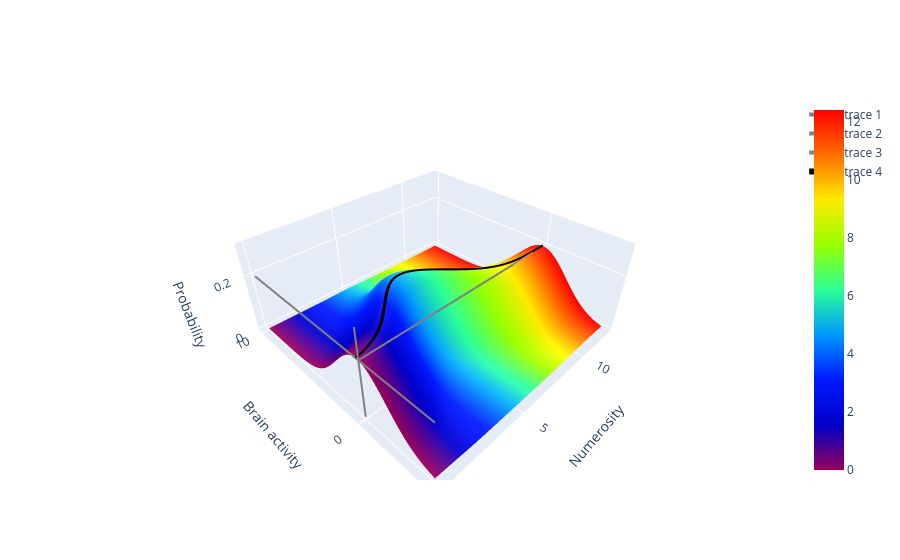

Write notebook code for a chart like this one.
### Code cell
import plotly.graph_objects as go
import plotly.express as px

fig = go.Figure(data=[go.Surface(z=Z.T, y=Y,x=X,surfacecolor = X, colorscale=px.colors.sequential.Rainbow)] )#coloraxis

fig.update_layout(
        scene = {
            "xaxis": {"nticks": 5, "title": "Numerosity"}, # , "backgroundcolor": 'rgba(0,0,0,0)',"showgrid": False
            "yaxis": {"nticks": 2, "title": "Brain activity"},
            "zaxis": {"nticks": 2, "title": "Probability",},
            'camera_eye': {"x": -1, "y": -1, "z": 1},
            "aspectratio": {"x": 1, "y": 1, "z": 0.4}
        }
)
#fig.add_hline(y=0, z=0)
width_line = 4
# z - axis
fig.add_scatter3d(x=np.array([X.min(),X.min()]), y = np.array([0,0]), z = np.array([0,0.3]), mode='lines', line=dict(color='grey', width=width_line)) #,width=2 
# x - axis
fig.add_scatter3d(x=np.array([X.min(),X.max()]), y = np.array([0,0]), z = np.array([Z.max() ,Z.max() ]), mode='lines', line=dict(color='grey', width=width_line)) #,width=2 
# y - axis
fig.add_scatter3d(x=np.array([X.min(),X.min()]), y = np.array([Y.min(),Y.max()]), z = np.array([Z.max() ,Z.max() ]), mode='lines', line=dict(color='grey', width=width_line)) #,width=2 
# curve
fig.add_scatter3d(x=x, y = nPRF_func, z = np.full((len(x),), Z.max()+0.001), mode='lines', line=dict(color='black', width=width_line + 2)) #,width=2 

#fig.update_traces(opacity=0.9, selector=dict(type='surface'))
fig.show()

### Figure 1 — Plotly figure (JSON) as saved in the notebook; plotly's stock layout.template omitted (floating-point values rounded to 4 significant figures; data arrays with more than 128 entries replaced by an {"elided": "..."} marker saying what was removed)
{"data": [{"colorscale": [[0, "rgb(150,0,90)"], [0.125, "rgb(0,0,200)"], [0.25, "rgb(0,25,255)"], [0.375, "rgb(0,152,255)"], [0.5, "rgb(44,255,150)"], [0.625, "rgb(151,255,0)"], [0.75, "rgb(255,234,0)"], [0.875, "rgb(255,111,0)"], [1, "rgb(255,0,0)"]], "surfacecolor": {"elided": "150x125 float values"}, "type": "surface", "x": {"elided": "150x125 float values"}, "y": {"elided": "150x125 float values"}, "z": {"elided": "150x125 float values"}}, {"line": {"color": "grey", "width": 4}, "mode": "lines", "type": "scatter3d", "x": [0, 0], "y": [0, 0], "z": [0, 0.3]}, {"line": {"color": "grey", "width": 4}, "mode": "lines", "type": "scatter3d", "x": [0, 12.4], "y": [0, 0], "z": [0.1995, 0.1995]}, {"line": {"color": "grey", "width": 4}, "mode": "lines", "type": "scatter3d", "x": [0, 0], "y": [-5, 9.9], "z": [0.1995, 0.1995]}, {"line": {"color": "black", "width": 6}, "mode": "lines", "type": "scatter3d", "x": [0, 0.1, 0.2, 0.3, 0.4, 0.5, 0.6, 0.7, 0.8, 0.9, 1, 1.1, 1.2, 1.3, 1.4, 1.5, 1.6, 1.7, 1.8, 1.9, 2, 2.1, 2.2, 2.3, 2.4, 2.5, 2.6, 2.7, 2.8, 2.9, 3, 3.1, 3.2, 3.3, 3.4, 3.5, 3.6, 3.7, 3.8, 3.9, 4, 4.1, 4.2, 4.3, 4.4, 4.5, 4.6, 4.7, 4.8, 4.9, 5, 5.1, 5.2, 5.3, 5.4, 5.5, 5.6, 5.7, 5.8, 5.9, 6, 6.1, 6.2, 6.3, 6.4, 6.5, 6.6, 6.7, 6.8, 6.9, 7, 7.1, 7.2, 7.3, 7.4, 7.5, 7.6, 7.7, 7.8, 7.9, 8, 8.1, 8.2, 8.3, 8.4, 8.5, 8.6, 8.7, 8.8, 8.9, 9, 9.1, 9.2, 9.3, 9.4, 9.5, 9.6, 9.7, 9.8, 9.9, 10, 10.1, 10.2, 10.3, 10.4, 10.5, 10.6, 10.7, 10.8, 10.9, 11, 11.1, 11.2, 11.3, 11.4, 11.5, 11.6, 11.7, 11.8, 11.9, 12, 12.1, 12.2, 12.3, 12.4], "y": [0.1753, 0.1984, 0.2239, 0.2522, 0.2833, 0.3174, 0.3547, 0.3955, 0.4398, 0.4879, 0.5399, 0.5959, 0.6562, 0.7206, 0.7895, 0.8628, 0.9405, 1.023, 1.109, 1.2, 1.295, 1.394, 1.497, 1.604, 1.714, 1.826, 1.942, 2.059, 2.179, 2.299, 2.42, 2.541, 2.661, 2.78, 2.897, 3.011, 3.123, 3.23, 3.332, 3.429, 3.521, 3.605, 3.683, 3.752, 3.814, 3.867, 3.91, 3.945, 3.97, 3.984, 3.989, 3.984, 3.97, 3.945, 3.91, 3.867, 3.814, 3.752, 3.683, 3.605, 3.521, 3.429, 3.332, 3.23, 3.123, 3.011, 2.897, 2.78, 2.661, 2.541, 2.42, 2.299, 2.179, 2.059, 1.942, 1.826, 1.714, 1.604, 1.497, 1.394, 1.295, 1.2, 1.109, 1.023, 0.9405, 0.8628, 0.7895, 0.7206, 0.6562, 0.5959, 0.5399, 0.4879, 0.4398, 0.3955, 0.3547, 0.3174, 0.2833, 0.2522, 0.2239, 0.1984, 0.1753, 0.1545, 0.1358, 0.1191, 0.1042, 0.09094, 0.07915, 0.06873, 0.05953, 0.05143, 0.04432, 0.0381, 0.03267, 0.02794, 0.02384, 0.02029, 0.01723, 0.01459, 0.01232, 0.01038, 0.008727, 0.007317, 0.006119, 0.005105, 0.004248], "z": [0.2005, 0.2005, 0.2005, 0.2005, 0.2005, 0.2005, 0.2005, 0.2005, 0.2005, 0.2005, 0.2005, 0.2005, 0.2005, 0.2005, 0.2005, 0.2005, 0.2005, 0.2005, 0.2005, 0.2005, 0.2005, 0.2005, 0.2005, 0.2005, 0.2005, 0.2005, 0.2005, 0.2005, 0.2005, 0.2005, 0.2005, 0.2005, 0.2005, 0.2005, 0.2005, 0.2005, 0.2005, 0.2005, 0.2005, 0.2005, 0.2005, 0.2005, 0.2005, 0.2005, 0.2005, 0.2005, 0.2005, 0.2005, 0.2005, 0.2005, 0.2005, 0.2005, 0.2005, 0.2005, 0.2005, 0.2005, 0.2005, 0.2005, 0.2005, 0.2005, 0.2005, 0.2005, 0.2005, 0.2005, 0.2005, 0.2005, 0.2005, 0.2005, 0.2005, 0.2005, 0.2005, 0.2005, 0.2005, 0.2005, 0.2005, 0.2005, 0.2005, 0.2005, 0.2005, 0.2005, 0.2005, 0.2005, 0.2005, 0.2005, 0.2005, 0.2005, 0.2005, 0.2005, 0.2005, 0.2005, 0.2005, 0.2005, 0.2005, 0.2005, 0.2005, 0.2005, 0.2005, 0.2005, 0.2005, 0.2005, 0.2005, 0.2005, 0.2005, 0.2005, 0.2005, 0.2005, 0.2005, 0.2005, 0.2005, 0.2005, 0.2005, 0.2005, 0.2005, 0.2005, 0.2005, 0.2005, 0.2005, 0.2005, 0.2005, 0.2005, 0.2005, 0.2005, 0.2005, 0.2005, 0.2005]}], "layout": {"scene": {"aspectratio": {"x": 1, "y": 1, "z": 0.4}, "camera": {"eye": {"x": -1, "y": -1, "z": 1}}, "xaxis": {"nticks": 5, "title": {"text": "Numerosity"}}, "yaxis": {"nticks": 2, "title": {"text": "Brain activity"}}, "zaxis": {"nticks": 2, "title": {"text": "Probability"}}}}}
